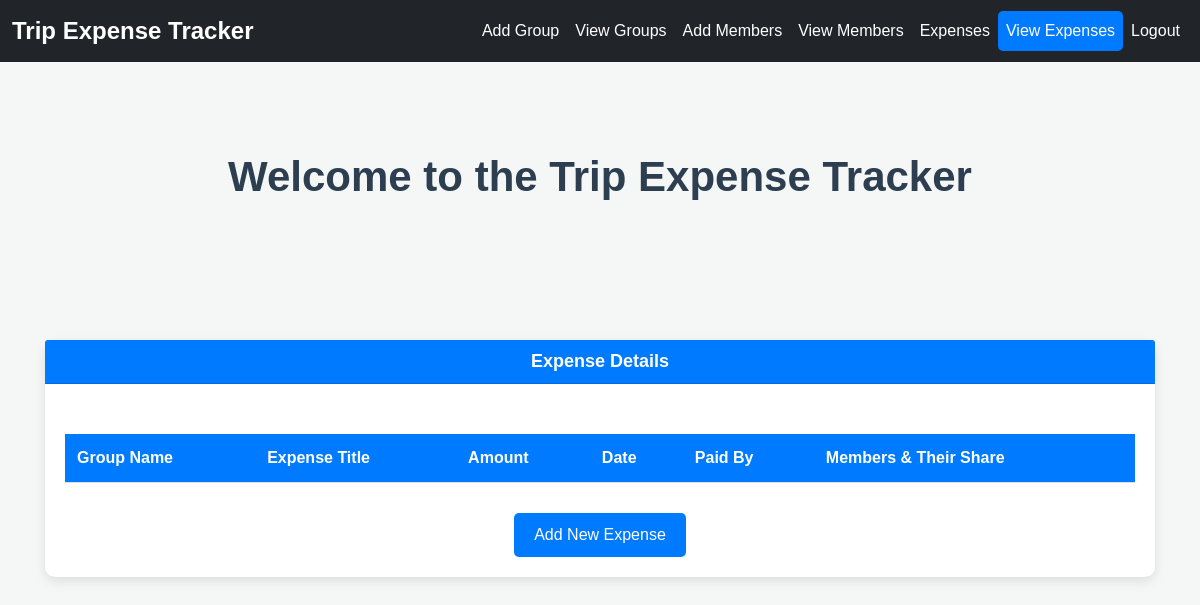
/viewexpense/ (signed in), run on an earlier commit of the app's database.
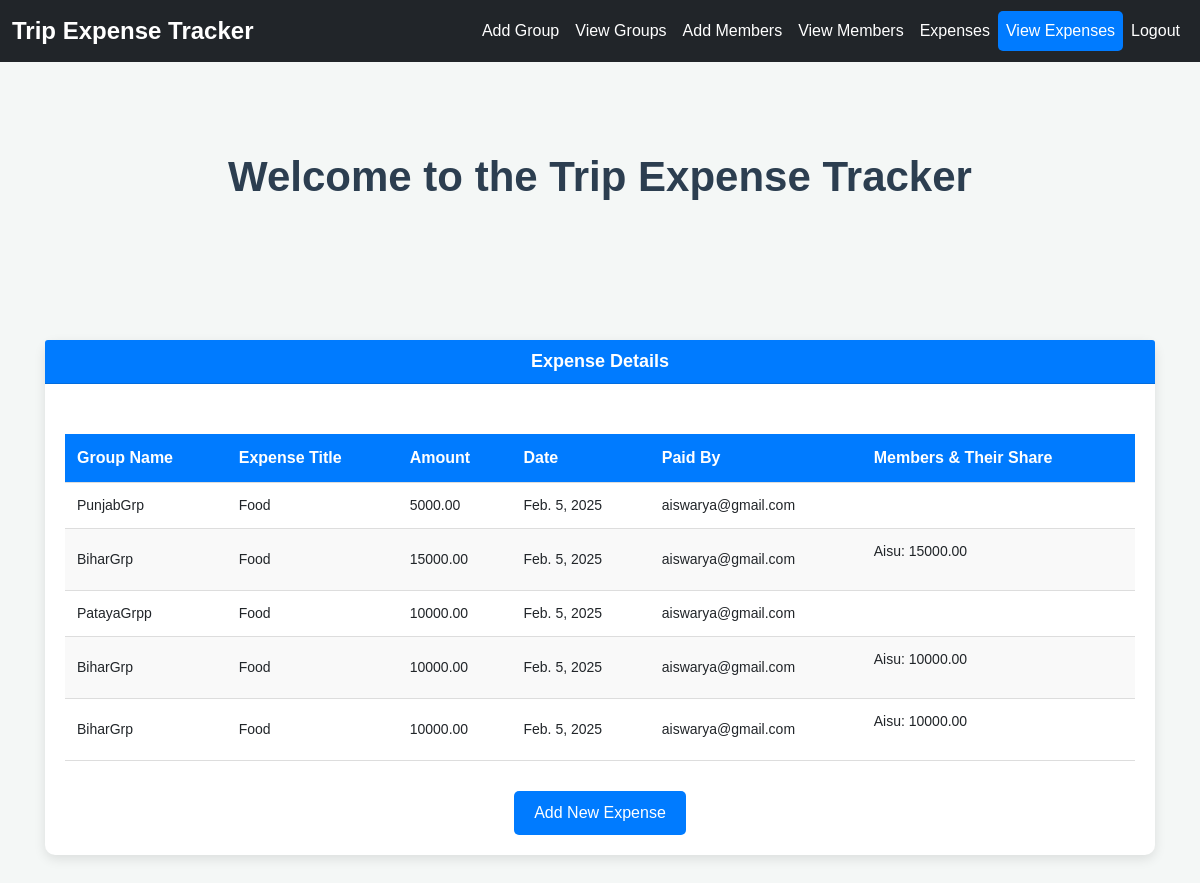
And on a later commit of the database.
### app/models.py (models this page shows, shortened)
class Expense(models.Model):
    title = models.CharField(max_length=200)
    amount = models.DecimalField(max_digits=10, decimal_places=2)
    date = models.DateField()
    group = models.ForeignKey(ExpenseGroup, on_delete=models.CASCADE, related_name='expenses')
    paid_by = models.ForeignKey(userregister, on_delete=models.CASCADE, related_name='paid_expenses')
    split_among = models.ManyToManyField(GroupMember, through='ExpenseSplit')
    created_at = models.DateTimeField(auto_now_add=True)

class ExpenseGroup(models.Model):
    name = models.CharField(max_length=100)
    created_by = models.ForeignKey(User, on_delete=models.CASCADE, related_name='created_groups')  # Use User model
    created_at = models.DateTimeField(auto_now_add=True)

class userregister(models.Model):
    user = models.OneToOneField(User, on_delete=models.CASCADE)
    email = models.EmailField()
    phone = models.CharField(max_length=15)
    location = models.CharField(max_length=100)
    confirm_password = models.CharField(max_length=255)

class GroupMember(models.Model):
    group = models.ForeignKey(ExpenseGroup, on_delete=models.CASCADE, related_name='members')
    name = models.CharField(max_length=100)
    phone_number = models.CharField(max_length=17)

class ExpenseSplit(models.Model):
    expense = models.ForeignKey(Expense, on_delete=models.CASCADE)
    member = models.ForeignKey(GroupMember, on_delete=models.CASCADE)
    amount = models.DecimalField(max_digits=10, decimal_places=2)

### app/views.py (the view)
# urls.py: path('viewexpense/', views.viewexpense, name='viewexpense'),
@login_required
def viewexpense(request):
    expenses = Expense.objects.all()
    expense_data = []
    for expense in expenses:
        group_name = expense.group.name  # Assuming the group has a 'name' field
        splits = ExpenseSplit.objects.filter(expense=expense)
        member_share = {}
        for split in splits:
            member_share[split.member.name] = split.amount
        expense_data.append({
            'expense': expense,
            'group_name': group_name,
            'splits': member_share
        })
    return render(request, 'user/viewexpense.html', {'expense_data': expense_data})

### templates/user/viewexpense.html (shortened to what this page needs)
<!DOCTYPE html>
<html lang="en">
<head>
    <link href="https://cdn.jsdelivr.net/npm/bootstrap@5.1.3/dist/css/bootstrap.min.css" rel="stylesheet">
</head>
<body>
    <nav class="navbar navbar-expand-lg navbar-dark bg-dark">
        <div class="container-fluid">
            <a class="navbar-brand" href="../userhome">Trip Expense Tracker</a>
            <div class="collapse navbar-collapse" id="navbarNav">
                <ul class="navbar-nav ms-auto">
                    <li class="nav-item"><a class="nav-link" href="../addgroup">Add Group</a></li>
                    <li class="nav-item"><a class="nav-link" href="../viewgroup">View Groups</a></li>
                    <li class="nav-item"><a class="nav-link" href="../addgroupmember">Add Members</a></li>
                    <li class="nav-item"><a class="nav-link" href="../viewgroupmember">View Members</a></li>
                    <li class="nav-item"><a class="nav-link" href="../addexpense">Expenses</a></li>
                    <li class="nav-item"><a class="nav-link active" href="../viewexpense">View Expenses</a></li>
                    <li class="nav-item"><a class="nav-link" href="../userlogout">Logout</a></li>
                </ul>
            </div>
        </div>
    </nav>
    <div class="container">
        <h1>Welcome to the Trip Expense Tracker</h1>
    </div>
    {% block content %}
    <div class="container">
        <div class="card">
            <div class="card-header">
                Expense Details
            </div>
            <div class="card-body">
                <table>
                    <thead>
                        <tr>
                            <th>Group Name</th>
                            <th>Expense Title</th>
                            <th>Amount</th>
                            <th>Date</th>
                            <th>Paid By</th>
                            <th>Members & Their Share</th>
                        </tr>
                    </thead>
                    <tbody>
                        {% for data in expense_data %}
                        <tr>
                            <td>{{ data.group_name }}</td>
                            <td>{{ data.expense.title }}</td>
                            <td>{{ data.expense.amount }}</td>
                            <td>{{ data.expense.date }}</td>
                            <td>{{ data.expense.paid_by.user.username }}</td>
                            <td class="expense-share">
                                <ul>
                                    {% for member, share in data.splits.items %}
                                    <li>{{ member }}: {{ share }}</li>
                                    {% endfor %}
                                </ul>
                            </td>
                        </tr>
                        {% endfor %}
                    </tbody>
                </table>
                <a href="../addexpense" class="btn">Add New Expense</a>
            </div>
        </div>
    </div>
    {% endblock %}
</body>
</html>

### templates/user/viewexpense.html (style rules this page uses)
body { font-family: 'Arial', sans-serif; background-color: #f4f7f6; }
.navbar { margin-bottom: 20px; }
.navbar .nav-link { font-size: 16px; font-weight: 500; }
.navbar .nav-link.active { background-color: #007bff; border-radius: 5px; }
.container { text-align: center; padding: 50px 15px; }
.container h1 { font-size: 42px; margin-top: 20px; color: #2c3e50; font-weight: bold; }
.navbar-brand { font-size: 24px; font-weight: 700; color: #fff; }
.nav-item .nav-link { color: #ffffff; }
.nav-item .nav-link.active { color: #fff; background-color: #007bff; }
.navbar-dark .navbar-nav .nav-link { color: #fff; }
table { width: 100%; border-collapse: collapse; margin: 30px 0; }
table thead { background-color: #007bff; color: white; }
table th, table td { padding: 12px; text-align: left; border-bottom: 1px solid #ddd; }
table th { font-size: 16px; font-weight: 600; }
table td { font-size: 14px; }
table tbody tr:nth-child(even) { background-color: #f9f9f9; }
.expense-share ul { list-style-type: none; padding: 0; }
.expense-share li { font-size: 14px; }
.btn { background-color: #007bff; color: white; padding: 10px 20px; border: none; border-radius: 5px; text-decoration: none; }
.card { margin-top: 30px; border: none; box-shadow: 0px 4px 12px rgba(0, 0, 0, 0.1); border-radius: 10px; }
.card-header { font-size: 18px; font-weight: 600; background-color: #007bff; color: white; border-radius: 10px 10px 0 0; }
.card-body { padding: 20px; }

What changed in the data, as far as the page shows it:
added Expense: group_name "PunjabGrp", expense "Food", expense.amount "5000.00", expense "Feb. 5, 2025", expense.paid_by.user.username "aiswarya@gmail.com"
added Expense: group_name "BiharGrp", expense "Food", expense.amount "15000.00", expense "Feb. 5, 2025", expense.paid_by.user.username "aiswarya@gmail.com"
now on this page (row unchanged): GroupMember: splits "Aisu" "Aisu" "Aisu"
added ExpenseSplit: splits "15000.00"
added Expense: group_name "PatayaGrpp", expense "Food", expense.amount "10000.00", expense "Feb. 5, 2025", expense.paid_by.user.username "aiswarya@gmail.com"
added Expense: group_name "BiharGrp", expense "Food", expense.amount "10000.00", expense "Feb. 5, 2025", expense.paid_by.user.username "aiswarya@gmail.com"
added ExpenseSplit: splits "10000.00"
added Expense: group_name "BiharGrp", expense "Food", expense.amount "10000.00", expense "Feb. 5, 2025", expense.paid_by.user.username "aiswarya@gmail.com"
added ExpenseSplit: splits "10000.00"
